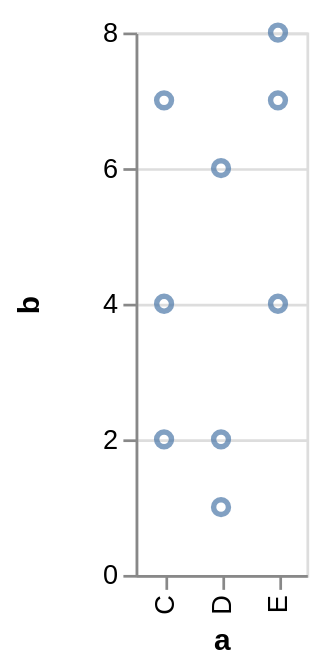

Specify this chart in Vega-Lite:
### Vega specification from a JSON file in a GitHub repository (floating-point values rounded to 4 significant figures)
{"$schema": "https://vega.github.io/schema/vega/v4.json", "autosize": "pad", "padding": 5, "height": 200, "style": "cell", "data": [{"name": "source_0", "values": [{"a": "C", "b": 2}, {"a": "C", "b": 7}, {"a": "C", "b": 4}, {"a": "D", "b": 1}, {"a": "D", "b": 2}, {"a": "D", "b": 6}, {"a": "E", "b": 8}, {"a": "E", "b": 4}, {"a": "E", "b": 7}]}, {"name": "data_0", "source": "source_0", "transform": [{"type": "formula", "expr": "toNumber(datum[\"b\"])", "as": "b"}, {"type": "filter", "expr": "datum[\"b\"] !== null && !isNaN(datum[\"b\"])"}]}], "signals": [{"name": "plotname_x_step", "value": 21}, {"name": "width", "update": "bandspace(domain('plotname_x').length, 1, 0.5) * plotname_x_step"}], "marks": [{"name": "plotname_marks", "type": "symbol", "style": ["point"], "from": {"data": "data_0"}, "encode": {"update": {"opacity": {"value": 0.7}, "fill": {"value": "transparent"}, "stroke": {"value": "#4c78a8"}, "x": {"scale": "plotname_x", "field": "a"}, "y": {"scale": "plotname_y", "field": "b"}}}}], "scales": [{"name": "plotname_x", "type": "point", "domain": {"data": "data_0", "field": "a", "sort": true}, "range": {"step": {"signal": "plotname_x_step"}}, "padding": 0.5}, {"name": "plotname_y", "type": "linear", "domain": {"data": "data_0", "field": "b"}, "range": [{"signal": "height"}, 0], "nice": true, "zero": true}], "axes": [{"scale": "plotname_x", "orient": "bottom", "grid": false, "title": "a", "labelAlign": "right", "labelAngle": 270, "labelBaseline": "middle", "zindex": 1}, {"scale": "plotname_y", "orient": "left", "grid": false, "title": "b", "labelOverlap": true, "tickCount": {"signal": "ceil(height/40)"}, "zindex": 1}, {"scale": "plotname_y", "orient": "left", "grid": true, "gridScale": "plotname_x", "tickCount": {"signal": "ceil(height/40)"}, "domain": false, "labels": false, "maxExtent": 0, "minExtent": 0, "ticks": false, "zindex": 0}], "config": {"axisY": {"minExtent": 30}}}
